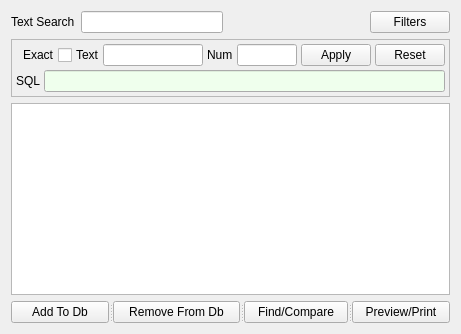
      <widget class="QWidget" name="tab_2">
       <attribute name="title">
        <string>Database</string>
       </attribute>
       <layout class="QGridLayout" name="gridLayout_3">
        <item row="0" column="0">
         <layout class="QHBoxLayout">
          <item>
           <widget class="QLabel" name="label">
            <property name="text">
             <string>Text Search</string>
            </property>
           </widget>
          </item>
          <item>
           <widget class="QLineEdit" name="searchDb_LE">
            <property name="toolTip">
             <string>Incremental search through database</string>
            </property>
            <property name="statusTip">
             <string>Incremental search through database</string>
            </property>
           </widget>
          </item>
          <item>
           <spacer>
            <property name="orientation">
             <enum>Qt::Horizontal</enum>
            </property>
            <property name="sizeHint" stdset="0">
             <size>
              <width>48</width>
              <height>17</height>
             </size>
            </property>
           </spacer>
          </item>
          <item>
           <widget class="QPushButton" name="dbFilters_PB">
            <property name="toolTip">
             <string>Reset filter to full database view</string>
            </property>
            <property name="statusTip">
             <string>Reset filter to full database view</string>
            </property>
            <property name="text">
             <string>Filters</string>
            </property>
            <property name="icon">
             <iconset resource="jcn.qrc">
              <normaloff>:/images/filter.png</normaloff>:/images/filter.png</iconset>
            </property>
           </widget>
          </item>
         </layout>
        </item>
        <item row="1" column="0">
         <widget class="QFrame" name="filter_Frame">
          <property name="frameShape">
           <enum>QFrame::StyledPanel</enum>
          </property>
          <property name="frameShadow">
           <enum>QFrame::Raised</enum>
          </property>
          <layout class="QGridLayout" name="gridLayout_2">
           <property name="margin">
            <number>4</number>
           </property>
           <property name="spacing">
            <number>4</number>
           </property>
           <item row="0" column="0">
            <layout class="QHBoxLayout" name="horizontalLayout">
             <item>
              <widget class="QCheckBox" name="exactFilterDb_CB">
               <property name="layoutDirection">
                <enum>Qt::RightToLeft</enum>
               </property>
               <property name="text">
                <string>Exact</string>
               </property>
              </widget>
             </item>
             <item>
              <widget class="QLabel" name="label_3">
               <property name="text">
                <string>Text</string>
               </property>
              </widget>
             </item>
             <item>
              <widget class="QLineEdit" name="textFilterDb_LE">
               <property name="maximumSize">
                <size>
                 <width>100</width>
                 <height>16777215</height>
                </size>
               </property>
               <property name="toolTip">
                <string>Narrow database view for text only</string>
               </property>
               <property name="statusTip">
                <string>Narrow database view for text only</string>
               </property>
              </widget>
             </item>
             <item>
              <widget class="QLabel" name="label_4">
               <property name="text">
                <string>Num</string>
               </property>
              </widget>
             </item>
             <item>
              <widget class="QLineEdit" name="numFilterDb_LE">
               <property name="maximumSize">
                <size>
                 <width>60</width>
                 <height>16777215</height>
                </size>
               </property>
               <property name="toolTip">
                <string>Narrow database view to match this number</string>
               </property>
               <property name="statusTip">
                <string>Narrow database view to match this number</string>
               </property>
              </widget>
             </item>
            </layout>
           </item>
           <item row="0" column="1">
            <widget class="QPushButton" name="applyFilterDb_PB">
             <property name="maximumSize">
              <size>
               <width>70</width>
               <height>16777215</height>
              </size>
             </property>
             <property name="toolTip">
              <string>Apply filter to narrow database view</string>
             </property>
             <property name="statusTip">
              <string>Apply filter to narrow database view</string>
             </property>
             <property name="text">
              <string>Apply</string>
             </property>
             <property name="icon">
              <iconset resource="jcn.qrc">
               <normaloff>:/images/apply.png</normaloff>:/images/apply.png</iconset>
             </property>
            </widget>
           </item>
           <item row="0" column="2">
            <widget class="QPushButton" name="resetFilterDb_PB">
             <property name="maximumSize">
              <size>
               <width>70</width>
               <height>16777215</height>
              </size>
             </property>
             <property name="toolTip">
              <string>Reset filter to full database view</string>
             </property>
             <property name="statusTip">
              <string>Reset filter to full database view</string>
             </property>
             <property name="text">
              <string>Reset</string>
             </property>
             <property name="icon">
              <iconset resource="jcn.qrc">
               <normaloff>:/images/reset.png</normaloff>:/images/reset.png</iconset>
             </property>
            </widget>
           </item>
           <item row="1" column="0" colspan="3">
            <layout class="QHBoxLayout" name="horizontalLayout_2">
             <item>
              <widget class="QLabel" name="label_5">
               <property name="palette">
                <palette>
                 <active>
                  <colorrole role="WindowText">
                   <brush brushstyle="SolidPattern">
                    <color alpha="255">
                     <red>0</red>
                     <green>0</green>
                     <blue>0</blue>
                    </color>
                   </brush>
                  </colorrole>
                  <colorrole role="Button">
                   <brush brushstyle="SolidPattern">
                    <color alpha="255">
                     <red>255</red>
                     <green>255</green>
                     <blue>0</blue>
                    </color>
                   </brush>
                  </colorrole>
                  <colorrole role="Light">
                   <brush brushstyle="SolidPattern">
                    <color alpha="255">
                     <red>255</red>
                     <green>255</green>
                     <blue>127</blue>
                    </color>
                   </brush>
                  </colorrole>
                  <colorrole role="Midlight">
                   <brush brushstyle="SolidPattern">
                    <color alpha="255">
                     <red>255</red>
                     <green>255</green>
                     <blue>63</blue>
                    </color>
                   </brush>
                  </colorrole>
                  <colorrole role="Dark">
                   <brush brushstyle="SolidPattern">
                    <color alpha="255">
                     <red>127</red>
                     <green>127</green>
                     <blue>0</blue>
                    </color>
                   </brush>
                  </colorrole>
                  <colorrole role="Mid">
                   <brush brushstyle="SolidPattern">
                    <color alpha="255">
                     <red>170</red>
                     <green>170</green>
                     <blue>0</blue>
                    </color>
                   </brush>
                  </colorrole>
                  <colorrole role="Text">
                   <brush brushstyle="SolidPattern">
                    <color alpha="255">
                     <red>255</red>
                     <green>255</green>
                     <blue>0</blue>
                    </color>
                   </brush>
                  </colorrole>
                  <colorrole role="BrightText">
                   <brush brushstyle="SolidPattern">
                    <color alpha="255">
                     <red>255</red>
                     <green>255</green>
                     <blue>255</blue>
                    </color>
                   </brush>
                  </colorrole>
                  <colorrole role="ButtonText">
                   <brush brushstyle="SolidPattern">
                    <color alpha="255">
                     <red>255</red>
                     <green>255</green>
                     <blue>0</blue>
                    </color>
                   </brush>
                  </colorrole>
                  <colorrole role="Base">
                   <brush brushstyle="SolidPattern">
                    <color alpha="255">
                     <red>255</red>
                     <green>255</green>
                     <blue>255</blue>
                    </color>
                   </brush>
                  </colorrole>
                  <colorrole role="Window">
                   <brush brushstyle="SolidPattern">
                    <color alpha="255">
                     <red>255</red>
                     <green>255</green>
                     <blue>0</blue>
                    </color>
                   </brush>
                  </colorrole>
                  <colorrole role="Shadow">
                   <brush brushstyle="SolidPattern">
                    <color alpha="255">
                     <red>0</red>
                     <green>0</green>
                     <blue>0</blue>
                    </color>
                   </brush>
                  </colorrole>
                  <colorrole role="AlternateBase">
                   <brush brushstyle="SolidPattern">
                    <color alpha="255">
                     <red>255</red>
                     <green>255</green>
                     <blue>127</blue>
                    </color>
                   </brush>
                  </colorrole>
                  <colorrole role="ToolTipBase">
                   <brush brushstyle="SolidPattern">
                    <color alpha="255">
                     <red>255</red>
                     <green>255</green>
                     <blue>220</blue>
                    </color>
                   </brush>
                  </colorrole>
                  <colorrole role="ToolTipText">
                   <brush brushstyle="SolidPattern">
                    <color alpha="255">
                     <red>0</red>
                     <green>0</green>
                     <blue>0</blue>
                    </color>
                   </brush>
                  </colorrole>
                 </active>
                 <inactive>
                  <colorrole role="WindowText">
                   <brush brushstyle="SolidPattern">
                    <color alpha="255">
                     <red>0</red>
                     <green>0</green>
                     <blue>0</blue>
                    </color>
                   </brush>
                  </colorrole>
                  <colorrole role="Button">
                   <brush brushstyle="SolidPattern">
                    <color alpha="255">
                     <red>255</red>
                     <green>255</green>
                     <blue>0</blue>
                    </color>
                   </brush>
                  </colorrole>
                  <colorrole role="Light">
                   <brush brushstyle="SolidPattern">
                    <color alpha="255">
                     <red>255</red>
                     <green>255</green>
                     <blue>127</blue>
                    </color>
                   </brush>
                  </colorrole>
                  <colorrole role="Midlight">
                   <brush brushstyle="SolidPattern">
                    <color alpha="255">
                     <red>255</red>
                     <green>255</green>
                     <blue>63</blue>
                    </color>
                   </brush>
                  </colorrole>
                  <colorrole role="Dark">
                   <brush brushstyle="SolidPattern">
                    <color alpha="255">
                     <red>127</red>
                     <green>127</green>
                     <blue>0</blue>
                    </color>
                   </brush>
                  </colorrole>
                  <colorrole role="Mid">
                   <brush brushstyle="SolidPattern">
                    <color alpha="255">
                     <red>170</red>
                     <green>170</green>
                     <blue>0</blue>
                    </color>
                   </brush>
                  </colorrole>
                  <colorrole role="Text">
                   <brush brushstyle="SolidPattern">
                    <color alpha="255">
                     <red>255</red>
                     <green>255</green>
                     <blue>0</blue>
                    </color>
                   </brush>
                  </colorrole>
                  <colorrole role="BrightText">
                   <brush brushstyle="SolidPattern">
                    <color alpha="255">
                     <red>255</red>
                     <green>255</green>
                     <blue>255</blue>
                    </color>
                   </brush>
                  </colorrole>
                  <colorrole role="ButtonText">
                   <brush brushstyle="SolidPattern">
                    <color alpha="255">
                     <red>255</red>
                     <green>255</green>
                     <blue>0</blue>
                    </color>
                   </brush>
                  </colorrole>
                  <colorrole role="Base">
                   <brush brushstyle="SolidPattern">
                    <color alpha="255">
                     <red>255</red>
                     <green>255</green>
                     <blue>255</blue>
                    </color>
                   </brush>
                  </colorrole>
                  <colorrole role="Window">
                   <brush brushstyle="SolidPattern">
                    <color alpha="255">
                     <red>255</red>
                     <green>255</green>
                     <blue>0</blue>
                    </color>
                   </brush>
                  </colorrole>
                  <colorrole role="Shadow">
                   <brush brushstyle="SolidPattern">
                    <color alpha="255">
                     <red>0</red>
                     <green>0</green>
                     <blue>0</blue>
                    </color>
                   </brush>
                  </colorrole>
                  <colorrole role="AlternateBase">
                   <brush brushstyle="SolidPattern">
                    <color alpha="255">
                     <red>255</red>
                     <green>255</green>
                     <blue>127</blue>
                    </color>
                   </brush>
                  </colorrole>
                  <colorrole role="ToolTipBase">
                   <brush brushstyle="SolidPattern">
                    <color alpha="255">
                     <red>255</red>
                     <green>255</green>
                     <blue>220</blue>
                    </color>
                   </brush>
                  </colorrole>
                  <colorrole role="ToolTipText">
                   <brush brushstyle="SolidPattern">
                    <color alpha="255">
                     <red>0</red>
                     <green>0</green>
                     <blue>0</blue>
                    </color>
                   </brush>
                  </colorrole>
                 </inactive>
                 <disabled>
                  <colorrole role="WindowText">
                   <brush brushstyle="SolidPattern">
                    <color alpha="255">
                     <red>127</red>
                     <green>127</green>
                     <blue>0</blue>
                    </color>
                   </brush>
                  </colorrole>
                  <colorrole role="Button">
                   <brush brushstyle="SolidPattern">
                    <color alpha="255">
                     <red>255</red>
                     <green>255</green>
                     <blue>0</blue>
                    </color>
                   </brush>
                  </colorrole>
                  <colorrole role="Light">
                   <brush brushstyle="SolidPattern">
                    <color alpha="255">
                     <red>255</red>
                     <green>255</green>
                     <blue>127</blue>
                    </color>
                   </brush>
                  </colorrole>
                  <colorrole role="Midlight">
                   <brush brushstyle="SolidPattern">
                    <color alpha="255">
                     <red>255</red>
                     <green>255</green>
                     <blue>63</blue>
                    </color>
                   </brush>
                  </colorrole>
                  <colorrole role="Dark">
                   <brush brushstyle="SolidPattern">
                    <color alpha="255">
                     <red>127</red>
                     <green>127</green>
                     <blue>0</blue>
                    </color>
                   </brush>
                  </colorrole>
                  <colorrole role="Mid">
                   <brush brushstyle="SolidPattern">
                    <color alpha="255">
                     <red>170</red>
                     <green>170</green>
                     <blue>0</blue>
                    </color>
                   </brush>
                  </colorrole>
                  <colorrole role="Text">
                   <brush brushstyle="SolidPattern">
                    <color alpha="255">
                     <red>127</red>
                     <green>127</green>
                     <blue>0</blue>
                    </color>
                   </brush>
                  </colorrole>
                  <colorrole role="BrightText">
                   <brush brushstyle="SolidPattern">
                    <color alpha="255">
                     <red>255</red>
                     <green>255</green>
                     <blue>255</blue>
                    </color>
                   </brush>
                  </colorrole>
                  <colorrole role="ButtonText">
                   <brush brushstyle="SolidPattern">
                    <color alpha="255">
                     <red>127</red>
                     <green>127</green>
                     <blue>0</blue>
                    </color>
                   </brush>
                  </colorrole>
                  <colorrole role="Base">
                   <brush brushstyle="SolidPattern">
                    <color alpha="255">
                     <red>255</red>
                     <green>255</green>
                     <blue>0</blue>
                    </color>
                   </brush>
                  </colorrole>
                  <colorrole role="Window">
                   <brush brushstyle="SolidPattern">
                    <color alpha="255">
                     <red>255</red>
                     <green>255</green>
                     <blue>0</blue>
                    </color>
                   </brush>
                  </colorrole>
                  <colorrole role="Shadow">
                   <brush brushstyle="SolidPattern">
                    <color alpha="255">
                     <red>0</red>
                     <green>0</green>
                     <blue>0</blue>
                    </color>
                   </brush>
                  </colorrole>
                  <colorrole role="AlternateBase">
                   <brush brushstyle="SolidPattern">
                    <color alpha="255">
                     <red>255</red>
                     <green>255</green>
                     <blue>0</blue>
                    </color>
                   </brush>
                  </colorrole>
                  <colorrole role="ToolTipBase">
                   <brush brushstyle="SolidPattern">
                    <color alpha="255">
                     <red>255</red>
                     <green>255</green>
                     <blue>220</blue>
                    </color>
                   </brush>
                  </colorrole>
                  <colorrole role="ToolTipText">
                   <brush brushstyle="SolidPattern">
                    <color alpha="255">
                     <red>0</red>
                     <green>0</green>
                     <blue>0</blue>
                    </color>
                   </brush>
                  </colorrole>
                 </disabled>
                </palette>
               </property>
               <property name="text">
                <string>SQL</string>
               </property>
              </widget>
             </item>
             <item>
              <widget class="QLineEdit" name="sqlText_LE">
               <property name="minimumSize">
                <size>
                 <width>300</width>
                 <height>0</height>
                </size>
               </property>
               <property name="palette">
                <palette>
                 <active>
                  <colorrole role="Base">
                   <brush brushstyle="SolidPattern">
                    <color alpha="255">
                     <red>239</red>
                     <green>255</green>
                     <blue>237</blue>
                    </color>
                   </brush>
                  </colorrole>
                 </active>
                 <inactive>
                  <colorrole role="Base">
                   <brush brushstyle="SolidPattern">
                    <color alpha="255">
                     <red>239</red>
                     <green>255</green>
                     <blue>237</blue>
                    </color>
                   </brush>
                  </colorrole>
                 </inactive>
                 <disabled>
                  <colorrole role="Base">
                   <brush brushstyle="SolidPattern">
                    <color alpha="255">
                     <red>255</red>
                     <green>255</green>
                     <blue>255</blue>
                    </color>
                   </brush>
                  </colorrole>
                 </disabled>
                </palette>
               </property>
               <property name="toolTip">
                <string>Narrow database view based on SQL expression entered</string>
               </property>
               <property name="statusTip">
                <string>Narrow database view based on SQL expression entered</string>
               </property>
              </widget>
             </item>
            </layout>
           </item>
          </layout>
         </widget>
        </item>
        <item row="2" column="0">
         <widget class="QTableView" name="db_View">
          <property name="toolTip">
           <string>JCN Database</string>
          </property>
          <property name="editTriggers">
           <set>QAbstractItemView::NoEditTriggers</set>
          </property>
          <property name="selectionMode">
           <enum>QAbstractItemView::ExtendedSelection</enum>
          </property>
          <property name="selectionBehavior">
           <enum>QAbstractItemView::SelectRows</enum>
          </property>
          <property name="textElideMode">
           <enum>Qt::ElideRight</enum>
          </property>
          <property name="sortingEnabled">
           <bool>true</bool>
          </property>
         </widget>
        </item>
        <item row="3" column="0">
         <widget class="QSplitter" name="splitter_4">
          <property name="orientation">
           <enum>Qt::Horizontal</enum>
          </property>
          <widget class="QPushButton" name="addNewToDb_PB">
           <property name="maximumSize">
            <size>
             <width>16777215</width>
             <height>30</height>
            </size>
           </property>
           <property name="toolTip">
            <string>Create new entry in database</string>
           </property>
           <property name="statusTip">
            <string>Create new entry in database</string>
           </property>
           <property name="text">
            <string>Add To Db</string>
           </property>
           <property name="icon">
            <iconset resource="jcn.qrc">
             <normaloff>:/images/db-add.png</normaloff>:/images/db-add.png</iconset>
           </property>
          </widget>
          <widget class="QPushButton" name="rmvFromDb_PB">
           <property name="maximumSize">
            <size>
             <width>16777215</width>
             <height>30</height>
            </size>
           </property>
           <property name="toolTip">
            <string>Remove selected entry from database</string>
           </property>
           <property name="statusTip">
            <string>Remove selected entry from database</string>
           </property>
           <property name="text">
            <string>Remove From Db</string>
           </property>
           <property name="icon">
            <iconset resource="jcn.qrc">
             <normaloff>:/images/db-rmv.png</normaloff>:/images/db-rmv.png</iconset>
           </property>
          </widget>
          <widget class="QPushButton" name="findDb_PB">
           <property name="maximumSize">
            <size>
             <width>16777215</width>
             <height>30</height>
            </size>
           </property>
           <property name="toolTip">
            <string>Find and compare selected entry</string>
           </property>
           <property name="statusTip">
            <string>Find and compare selected entry</string>
           </property>
           <property name="text">
            <string>Find/Compare</string>
           </property>
           <property name="icon">
            <iconset resource="jcn.qrc">
             <normaloff>:/images/db-search.png</normaloff>:/images/db-search.png</iconset>
           </property>
          </widget>
          <widget class="QPushButton" name="printDb_PB">
           <property name="maximumSize">
            <size>
             <width>16777215</width>
             <height>30</height>
            </size>
           </property>
           <property name="text">
            <string>Preview/Print</string>
           </property>
           <property name="icon">
            <iconset resource="jcn.qrc">
             <normaloff>:/images/printer.png</normaloff>:/images/printer.png</iconset>
           </property>
          </widget>
         </widget>
        </item>
       </layout>
      </widget>
